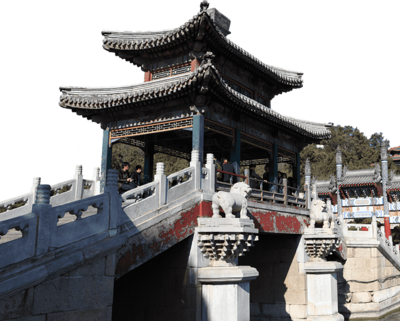
#> input picture _4.python/tkinter/__new/house.png, 400 x 321 px, given in place of house.jpg, which was not available
$ python PIL_operation.py
#> lines starting #> are read from the running program, lines starting #| are printed output that depends on the picture; pictures that were not available may be replaced by others from this repository, and a replacement may not be noted
from PIL import Image
from pylab import *

#plt.rcParams['font.sans-serif'] =['SimHei']  #显示中文标签
#設定中文字型及負號正確顯示
#設定中文字型檔
plt.rcParams["font.sans-serif"] = "Microsoft JhengHei" # 將字體換成 Microsoft JhengHei
#設定負號
plt.rcParams["axes.unicode_minus"] = False # 讓負號可正常顯示

figure()
# 显示原图
pil_im = Image.open('house.jpg')
#> pil_im is the input picture: PIL image 400x321 RGBA; mean R, G, B, A 66.7, 65.5, 65.5, 176.5
print(pil_im.mode, pil_im.size, pil_im.format)
#| RGBA (400, 321) PNG
subplot(231)
title(u'原图')
axis('off')
imshow(pil_im)
# 显示灰度图
pil_im = Image.open('house.jpg').convert('L')
#> pil_im: PIL image 400x321 L
gray()
subplot(232)
title(u'灰度图')
axis('off')
imshow(pil_im)
# 复制并粘贴区域
pil_im = Image.open('house.jpg')
box = (100, 100, 400, 400)
region = pil_im.crop(box)
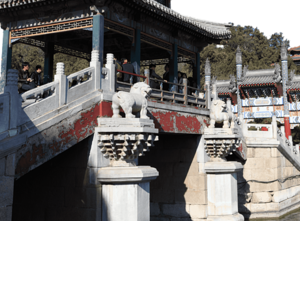
#> region: PIL image 300x300 RGBA; mean R, G, B, A 72.1, 69.7, 68.2, 177.8; transparent parts drawn white
region = region.transpose(Image.ROTATE_180)
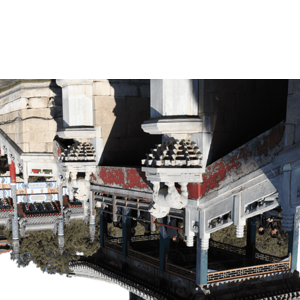
#> region: PIL image 300x300 RGBA; mean R, G, B, A 72.1, 69.7, 68.2, 177.8; transparent parts drawn white
pil_im.paste(region, box)
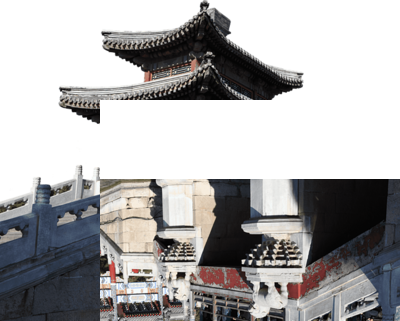
#> pil_im: PIL image 400x321 RGBA; mean R, G, B, A 56.2, 55.2, 55.7, 136.4; transparent parts drawn white
subplot(233)
title(u'复制粘贴区域')
axis('off')
imshow(pil_im)

# 缩略图
pil_im = Image.open('house.jpg')
size = 128, 128
pil_im.thumbnail(size)
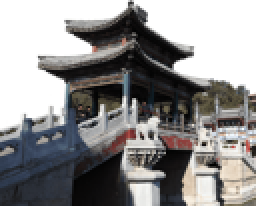
#> pil_im: PIL image 128x103 RGBA (shown 2 times larger); mean R, G, B, A 67.1, 65.9, 65.8, 176.5; transparent parts drawn white
print(pil_im.size)
#| (128, 103)
subplot(234)
title(u'缩略图')
axis('off')
imshow(pil_im)
pil_im.save('house.jpg')# 保存缩略图

#调整图像尺寸
pil_im=Image.open('house.jpg')
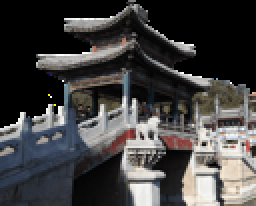
#> pil_im: PIL image 128x103 RGB (shown 2 times larger); mean R, G, B 67.1, 65.9, 65.8
pil_im=pil_im.resize(size)
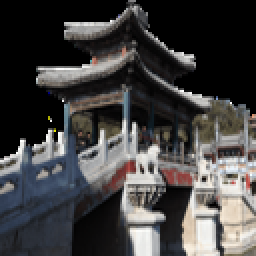
#> pil_im: PIL image 128x128 RGB (shown 2 times larger); mean R, G, B 67.2, 66, 65.9
print(pil_im.size)
#| (128, 128)
subplot(235)
title(u'调整尺寸后的图像')
axis('off')
imshow(pil_im)

#旋转图像45°
pil_im=Image.open('house.jpg')
pil_im=pil_im.rotate(45)
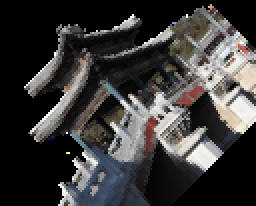
#> pil_im: PIL image 128x103 RGB (shown 2 times larger); mean R, G, B 59.6, 58.2, 57.7
subplot(236)
title(u'旋转45°后的图像')
axis('off')
imshow(pil_im)

show()

$ run again, with _4.python/tkinter/__new/hung.jpg saved as _4.python/tkinter/__new/house.png
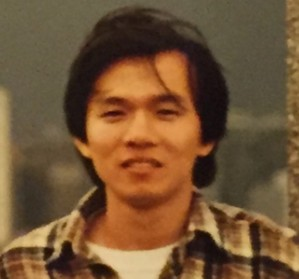
#> input picture _4.python/tkinter/__new/hung.jpg, 299 x 279 px, given in place of house.jpg, which was not available
#> pil_im is the input picture: PIL image 299x279 RGB; mean R, G, B 114.5, 83.3, 52.6
#| RGB (299, 279) PNG
#> `region = region.transpose(Image.ROTATE_180)`:
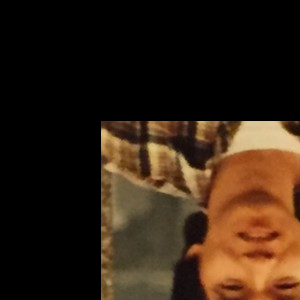
#> region: PIL image 300x300 RGB; mean R, G, B 51.4, 34.1, 19.6
#| (128, 119)
#| (128, 128)
#> `pil_im=pil_im.rotate(45)`:
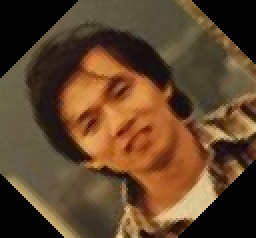
#> pil_im: PIL image 128x119 RGB (shown 2 times larger); mean R, G, B 95.1, 67.4, 42.1
